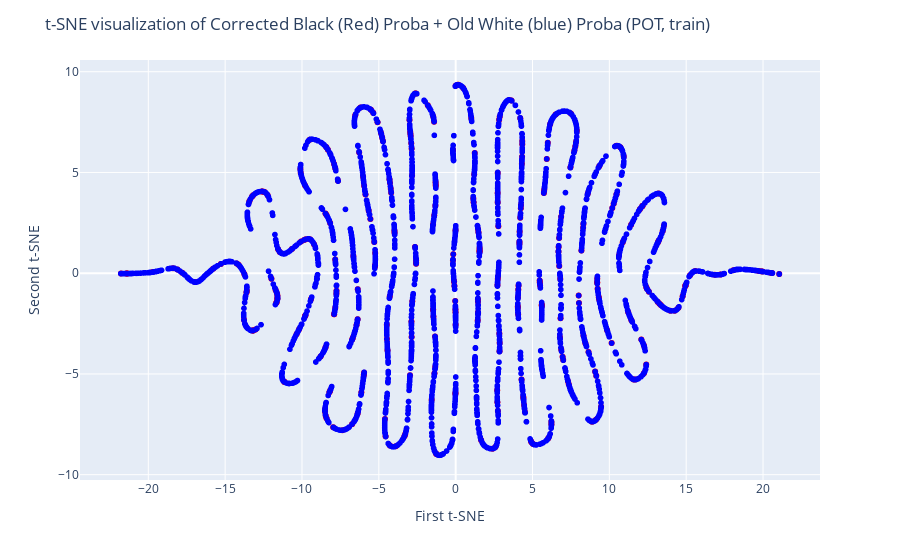

Notebook cell for this chart:
### Code cell
import plotly.express as px

fig = px.scatter(x=X_train_male_proba_2d[:, 0], y=X_train_male_proba_2d[:, 1], color_discrete_sequence=['blue'])
fig2 = px.scatter(x=X_train_female_proba_temp_2d[:, 0], y=X_train_female_proba_temp_2d[:, 1], color_discrete_sequence=['red'])
fig.update_layout(
    title="t-SNE visualization of Corrected Black (Red) Proba + Old White (blue) Proba (POT, train)",
    xaxis_title="First t-SNE",
    yaxis_title="Second t-SNE",
)
fig2.update_layout(
    title="t-SNE visualization of Old Black Proba",
    xaxis_title="First t-SNE",
    yaxis_title="Second t-SNE",
)
fig.add_trace(fig2.data[0])
fig.show()

### Figure 1 — Plotly figure (JSON) as saved in the notebook; plotly's stock layout.template omitted (floating-point values rounded to 4 significant figures; data arrays with more than 128 entries replaced by an {"elided": "..."} marker saying what was removed)
{"data": [{"hovertemplate": "x=%{x}<br>y=%{y}<extra></extra>", "legendgroup": "", "marker": {"color": "blue", "symbol": "circle"}, "mode": "markers", "name": "", "showlegend": false, "type": "scattergl", "x": {"elided": "3060 float values"}, "xaxis": "x", "y": {"elided": "3060 float values"}, "yaxis": "y"}, {"hovertemplate": "x=%{x}<br>y=%{y}<extra></extra>", "legendgroup": "", "marker": {"color": "red", "symbol": "circle"}, "mode": "markers", "name": "", "orientation": "v", "showlegend": false, "type": "scatter", "x": {"elided": "348 float values"}, "xaxis": "x", "y": {"elided": "348 float values"}, "yaxis": "y"}], "layout": {"legend": {"tracegroupgap": 0}, "margin": {"t": 60}, "title": {"text": "t-SNE visualization of Corrected Black (Red) Proba + Old White (blue) Proba (POT, train)"}, "xaxis": {"anchor": "y", "domain": [0, 1], "title": {"text": "First t-SNE"}}, "yaxis": {"anchor": "x", "domain": [0, 1], "title": {"text": "Second t-SNE"}}}}
